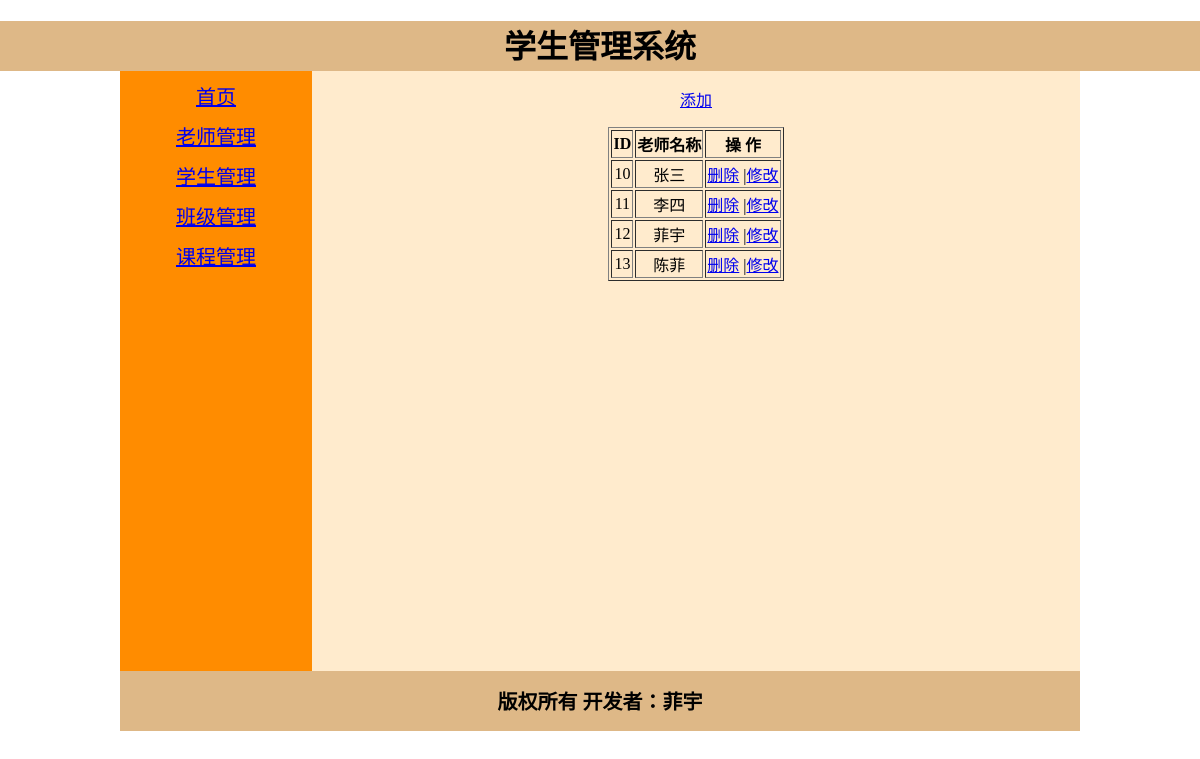
The page /teacher.html on the database its author committed.
### app02/models.py (models this page shows, shortened)
class Teacher(models.Model):  #老师表
    name=models.CharField('老师姓名',max_length=20)

### app02/views/teacher.py (the view)
# urls.py: url(r'^teacher.html', teacher.get_teacher),
def get_teacher(request):#查询到老师页面
    teacher_list=models.Teacher.objects.all()
    return render(request, 'get_teacher.html', {"teacher_list":teacher_list})

### templates/get_teacher.html (shortened to what this page needs)
{% extends 'base.html' %}
{% load staticfiles %}
{% block content %}
    <p><a href="add_teacher.html">添加</a> </p>
    <table  border="1" align="center">
        <thead>
        <tr>
            <th>ID</th>
            <th>老师名称</th>
            <th>操   作</th>
        </tr>
        </thead>
        <tbody>
            {% for row in teacher_list %}
                <tr>
                <td>
                    {{ row.id }}
                </td>
                <td>
                    {{ row.name }}
                </td>
                <td>
                    <a href="delete_teacher.html?nid={{ row.id }}">删除</a>
                    |<a href="edit_teacher.html?nid={{ row.id }}">修改</a>
                </td>
                </tr>
        {% endfor %}
        </tbody>
    </table>
{% endblock %}

### templates/base.html (style rules this page uses)
body { text-align: center; margin: auto; }

### rows shown on the page
Teacher: id "10", name "张三"
Teacher: id "11", name "李四"
Teacher: id "12", name "菲宇"
Teacher: id "13", name "陈菲"
